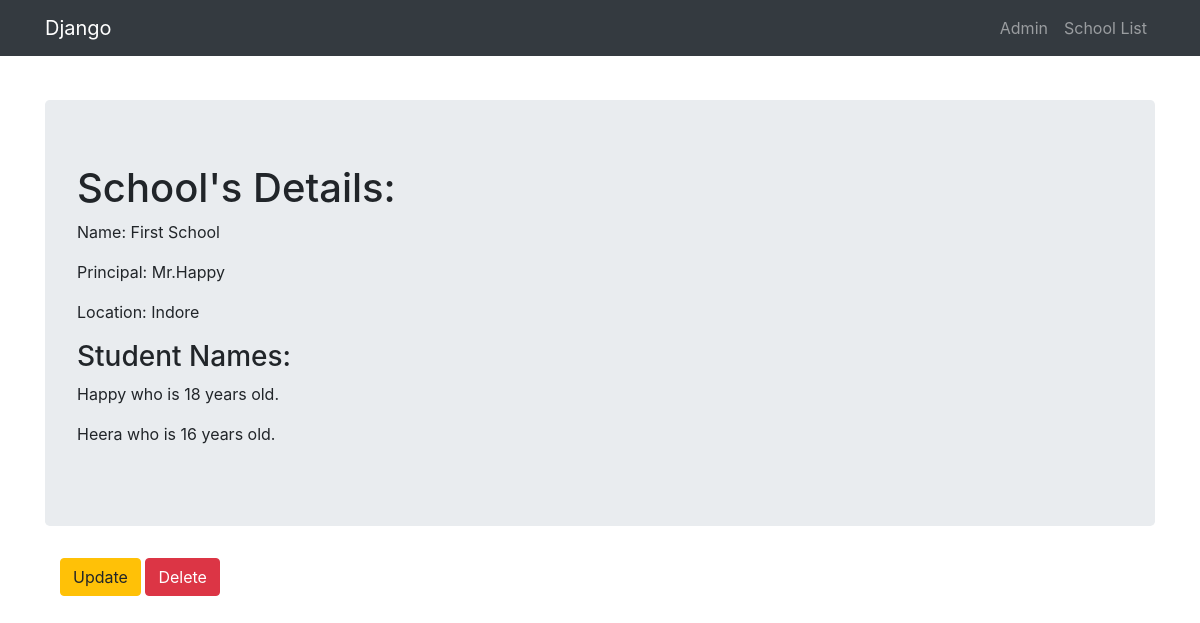
/app/1/, run on an earlier commit of the app's database.
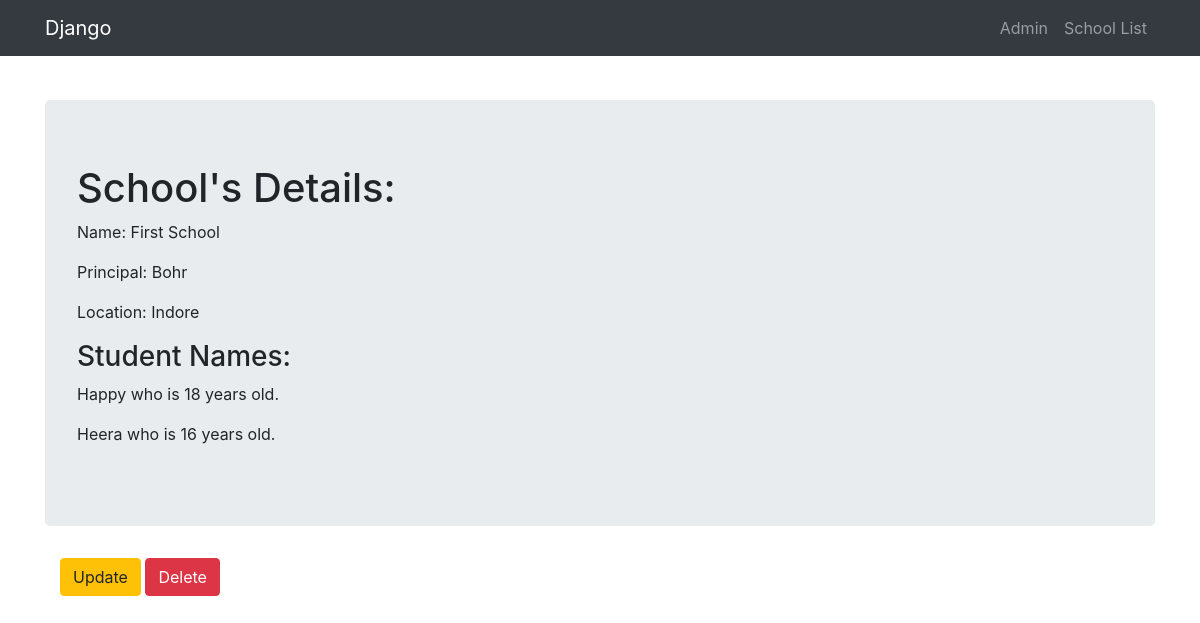
And on a later commit of the database.
### app/models.py (models this page shows, shortened)
class School(models.Model):
    name = models.CharField(max_length=256)
    principal = models.CharField(max_length=256)
    location = models.CharField(max_length=256)

### app/views.py (the view)
# urls.py: url(r'^(?P<pk>\d+)/$',views.SchoolDetailView.as_view(), name="detail"),   #necessarily the guy should be pk
class SchoolDetailView(DetailView): #TO SHOW ALL THE DETAILS OF AN OBJECT OF A MODEL
    model = models.School
    context_object_name = "school_detail" #default is just school it just lowercases everything thats it!
    template_name = "app/school_detail.html"

### app/templates/app/school_detail.html (shortened to what this page needs)
{% extends 'app/app_base.html' %}
{% block body %}
  <div class="jumbotron">
    <h1>School's Details:</h1>
    <p>Name: {{ school_detail.name }}</p>
    <p>Principal: {{ school_detail.principal }}</p>
    <p>Location: {{ school_detail.location }}</p>
    <h3>Student Names:</h3>
    {% for student in school_detail.students.all %}
      <p>{{student.name}} who is {{student.age}} years old.</p>
    {% endfor %}
  </div>
  <div class="container">
    <p><a class="btn btn-warning" href="{% url 'app:update' pk=school_detail.pk %}">Update</a>
        <a class="btn btn-danger" href="{% url 'app:delete' pk=school_detail.pk %}">Delete</a>
    </p>
  </div>
{% endblock %}

What changed in the data, as far as the page shows it:
changed School "First School": principal "Mr.Happy" → "Bohr"
